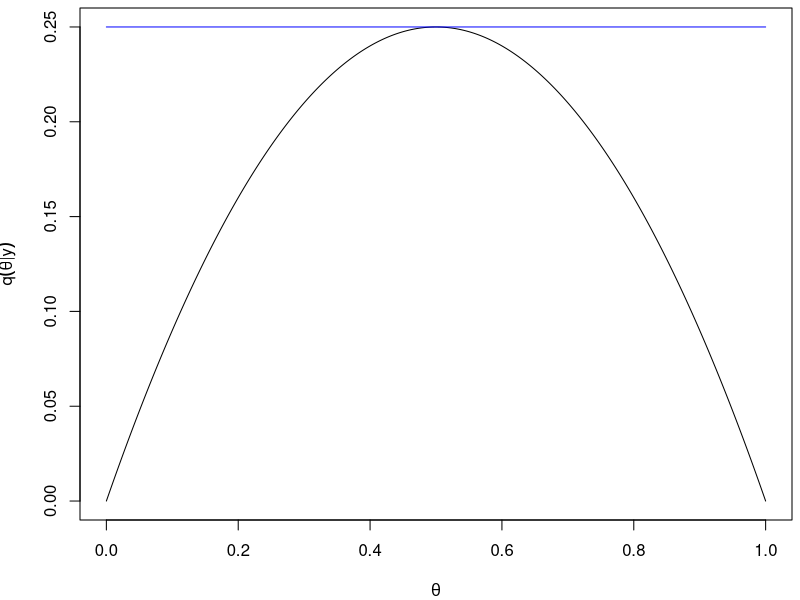
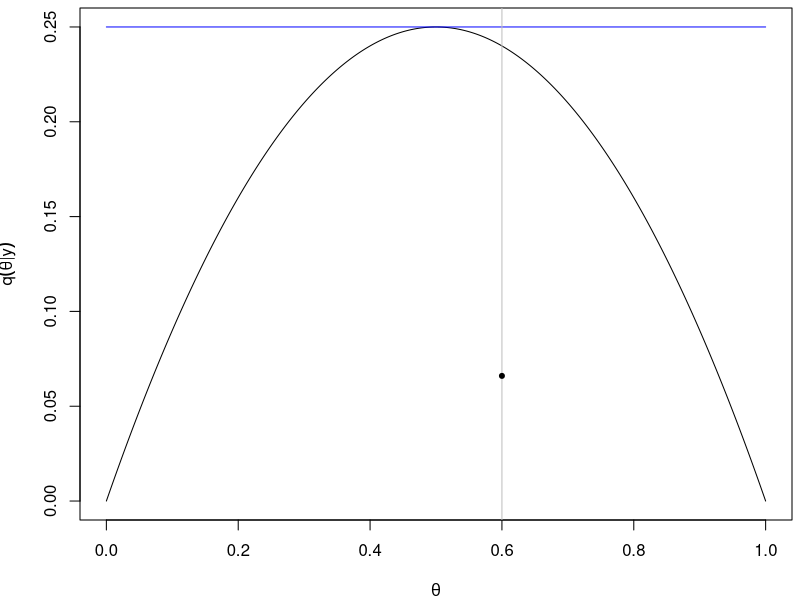
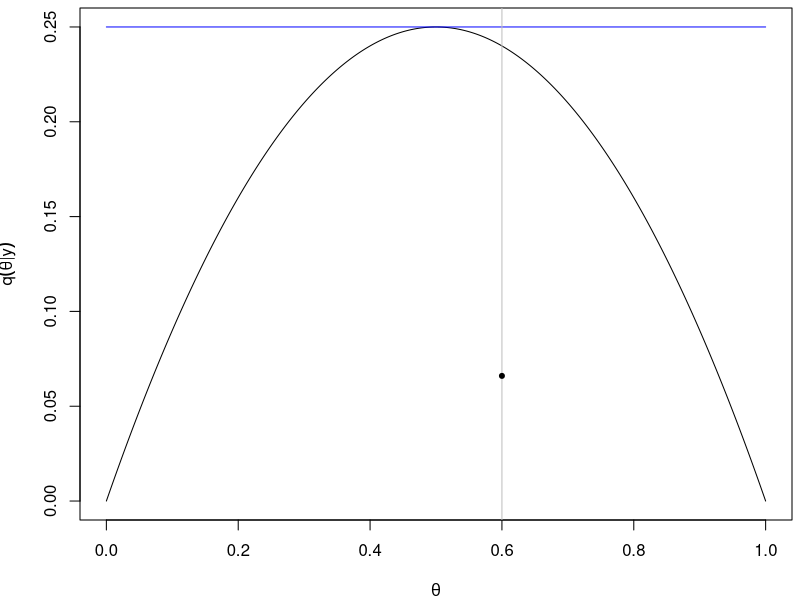
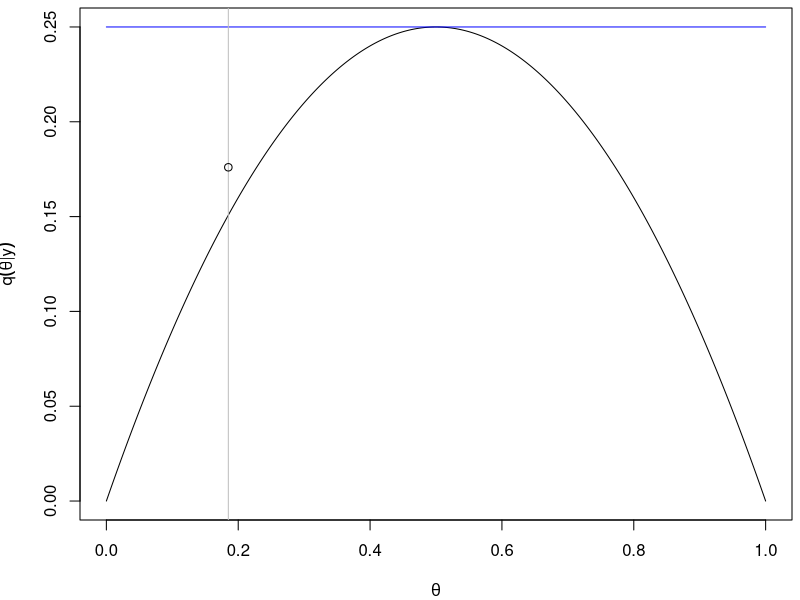
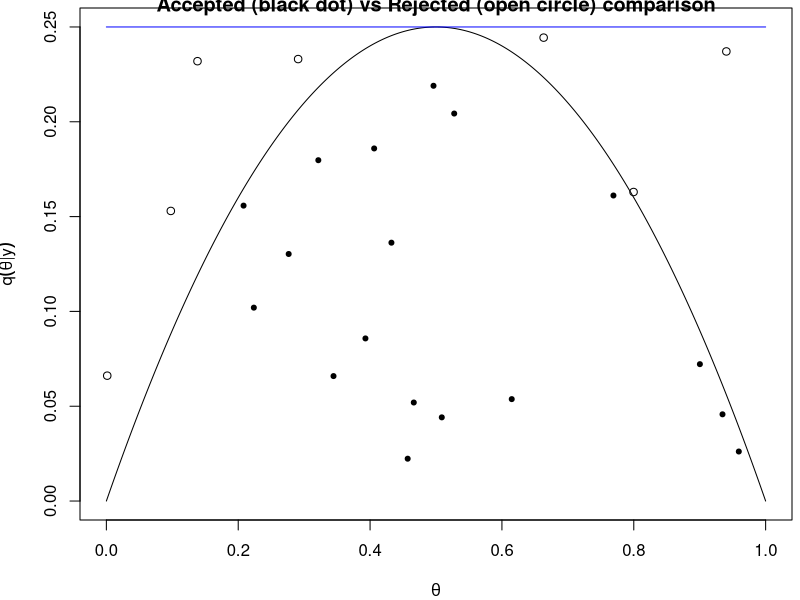
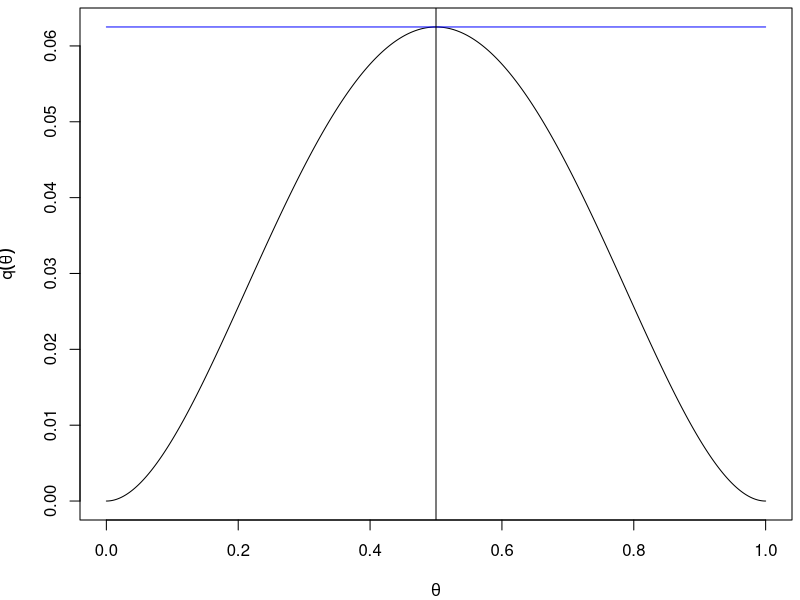
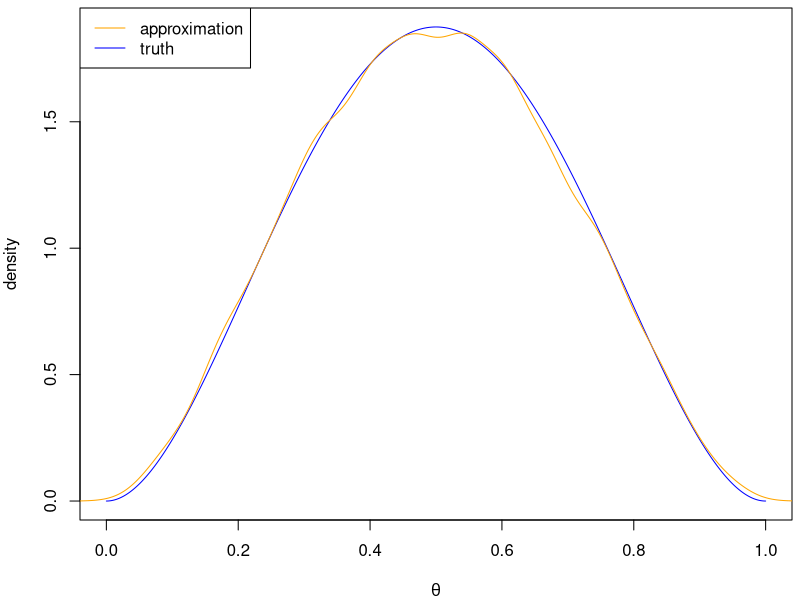
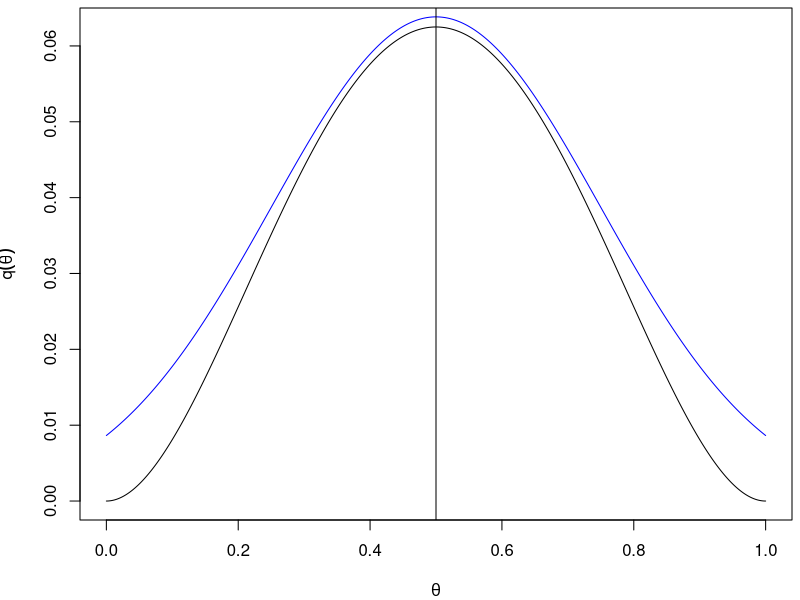

Generate these figures, in order, with R:
## ---- chunk 1
qtarget <- function(theta) {
  theta * (1 - theta) * (theta > 0) * (theta < 1)
}
## ---- chunk 2
# define bounding function
gM = function(theta) {
  rep(.25, length(theta))
}
## ---- chunk 3
theta <- seq(0, 1, len = 10000)
par(mar = c(4, 4, 0.4, 0.4)) # edit margins
plot(theta, qtarget(theta), type = "l", xlab = expression(theta),
     ylab = expression(q(theta*"|"*y)))
lines(theta, gM(theta), col = "blue")
## ---- chunk 4
#| output: false
thetastar1 <- 0.6
u1 <- 0.066
accept1 <- (u1 <= qtarget(thetastar1))

# plot q and bounding function
theta = seq(0, 1, len = 1000)
plot(theta, qtarget(theta), type = "l", xlab = expression(theta),
     ylab = expression(q(theta*"|"*y)))
lines(theta, gM(theta), col = "blue")
abline(v = thetastar1, col = "grey")
points(thetastar1, u1, pch = ifelse(accept1, 20, 1))
## ---- chunk 5
#| echo: false
thetastar1 <- 0.6
u1 <- 0.066
accept1 <- (u1 <= qtarget(thetastar1))

# plot q and bounding function
theta <- seq(0, 1, len = 1000)
plot(theta, qtarget(theta), type = "l", xlab = expression(theta),
     ylab = expression(q(theta*"|"*y)))
lines(theta, gM(theta), col = "blue")
abline(v = thetastar1, col = "grey")
points(thetastar1, u1, pch = ifelse(accept1, 20, 1))
## ---- chunk 6
#| echo: false
thetastar2 <- 0.185
u2 <- 0.176
accept2 <- (u2 <= qtarget(thetastar2))
# plot q and bounding function
theta <- seq(0, 1, len = 1000)
plot(theta, qtarget(theta), type = "l", xlab = expression(theta),
     ylab = expression(q(theta*"|"*y)))
lines(theta, gM(theta), col = "blue")
abline(v = thetastar2, col = "grey")
points(thetastar2, u2, pch = ifelse(accept2, 20, 1))
## ---- chunk 7
#| echo: false
set.seed(8)
plot(theta, qtarget(theta), type = "l", xlab = expression(theta),
     ylab = expression(q(theta*"|"*y)))
lines(theta, gM(theta), col = "blue")
for(i in 1:25) {
  thetastar <- runif(1)
  u <- runif(1, 0, gM(thetastar))
  accept <- (u <= qtarget(thetastar))
  points(thetastar, u, pch = ifelse(accept, 20, 1))
}
title("Accepted (black dot) vs Rejected (open circle) comparison")
## ---- chunk 8
qtarget <- function(theta) {
	theta^2*(1 - theta)^2 * (theta > 0) * (theta < 1)
}
## ---- chunk 9
gM <- function(theta) {
	rep(.0625, length(theta))
}
## ---- chunk 10
#| echo: false
theta <- seq(0, 1, len = 1000)
plot(theta, qtarget(theta), type = "l", xlab = expression(theta),
     ylab = expression(q(theta)))
lines(theta, gM(theta), col = "blue")
abline(v = 1/2)
## ---- chunk 11
B <- 10000 # number of samples to keep
mytheta <- numeric(B) # vector to store kept samples
set.seed(57) # reproducibility
i <- 0 # the samples accepted
while (i < B) {
  x <- runif(1) # sample from G
  # accept x with probability q(x)/gM(x)
	if (runif(1) <= qtarget(x)/gM(x)) {
		i <- i + 1
		mytheta[i] <- x
	}
}
## ---- chunk 12
#| echo: false
dapprox <- density(mytheta)
dtruth <- dbeta(theta, 3, 3)

plot(theta, dtruth, xlab = expression(theta), ylab = "density", main = "", type = "l", col = "blue")
lines(dapprox, col = "orange")
legend("topleft", legend = c("approximation", "truth"),
       col = c("orange", "blue"), lwd = c(1, 1))
## ---- chunk 13
gM <- function(theta) {
	0.04 * dnorm(theta, mean = 0.5, sd = 0.25)
}
## ---- chunk 14
#| echo: false
theta <- seq(0, 1, len = 1000)
plot(theta, qtarget(theta), type = "l", xlab = expression(theta),
     ylab = expression(q(theta)))
lines(theta, gM(theta), col = "blue")
abline(v = 1/2)
## ---- chunk 15
set.seed(71)
B <- 100000
mytheta = numeric(B)
i <- 0 # number of candidates retained
while (i < B) {
  x <- rnorm(1, mean = 0.5, sd = 0.25) # sample from g distribution
  # accept x with probability q(x)/gM(x)
	if (runif(1) <= qtarget(x)/gM(x)) {
		i <- i + 1
		mytheta[i] <- x
	}
}
## ---- chunk 16
#| echo: false
dmytheta <- density(mytheta)
dtruth <- dbeta(theta, 3, 3)
plot(theta, dtruth, col = "blue", type = "l", ylab = "density")
lines(dmytheta, col = "orange")
legend("topleft", legend = c("approximation", "truth"),
       col = c("orange", "blue"), lwd = c(1, 1))
## ---- chunk 17
qtarget <- function(theta) {
	exp(-theta^2/2) * (theta >= 0)
}
## ---- chunk 18
gM <- function(theta) {
	dexp(theta) * exp(1/2)
}
## ---- chunk 19
#| echo: false
theta <- seq(0, 5, len = 1000)
plot(theta, qtarget(theta), ylim = c(0, qtarget(0.001)),
     type = "l", ylab = "qtarget", xlab = expression(theta))
lines(theta, gM(theta), type = "l", col = "blue")
legend("topright", legend = c("qtarget", "gM"),
       lty = 1, col = c("black", "blue"))
## ---- chunk 20
B <- 10000 # number of retained samples desired
mytheta <- numeric(B) # vector to store samples
i = 0 # number of retained samples
while (i < B) {
	x <- rexp(1) # draw a value from proposal distribution
	# accept the value with probability based on the importance
	# ratio
	if (runif(1) <= qtarget(x)/gM(x)) {
		i <- i + 1 # increment i if value retained
		mytheta[i] <- x # store value
	}
}
## ---- chunk 21
#| echo: false
# true density
dens <-  function(theta) { sqrt(2/pi)*exp(-theta^2/2) }
dtruth <- dens(theta)
# approximate density
dapprox <- density(mytheta, from = 0, to = 5, cut = 0)
plot(theta, dtruth, ylab = "density", main = "", type = "l",
     col = "blue")
lines(dapprox, col = "orange")
legend("topright", legend = c("approximation", "truth"),
	lwd = c(1, 1), col = c("orange", "blue"))
## ---- chunk 22
#| echo: false
# plot with a probability histogram instead
hist(mytheta, freq = FALSE, breaks = 100, main = "")
lines(theta, dtruth, col = "blue")
legend("topright", legend = c("approximation", "truth"),
	lwd = c(1, 1), col = c("black", "blue"))
## ---- chunk 23
gM <- function(theta) {
	2.4 * dchisq(theta, df = 2)
}
## ---- chunk 24
#| echo: false
theta <- seq(0, 5, len = 10000)
plot(theta, gM(theta), type = "l", col = "blue",
     xlab = expression(theta), ylab = "", ylim = c(0, 1.25))
lines(theta, qtarget(theta))
legend("topright", legend = c("q", "gM"), lty = 1,
       col = c("black", "blue"))
## ---- chunk 25
B = 10000
mytheta = numeric(B)
i = 0
while (i < B) {
	x = rchisq(1, df = 2)
	if (runif(1) <= qtarget(x)/gM(x)) {
		i = i + 1
		mytheta[i] = x
	}
}
## ---- chunk 26
#| echo: false
hist(mytheta, freq = FALSE, breaks = 100, main = "")
lines(theta, dens(theta), col = "blue")
legend("topright", legend = c("approximation", "truth"),
       lwd = c(1, 1), col = c("black", "blue"))
